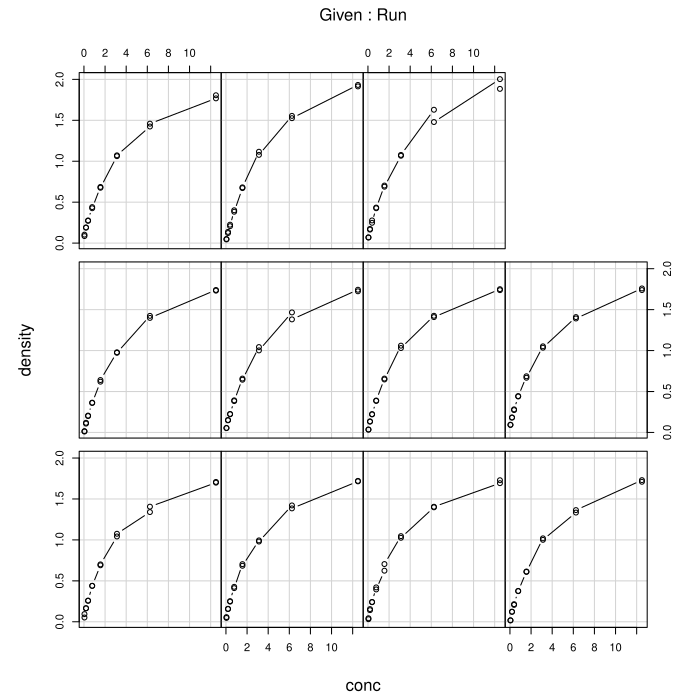

This figure's R source:
pkgname <- "datasets"
source(file.path(R.home("share"), "R", "examples-header.R"))
options(warn = 1)
library('datasets')

base::assign(".oldSearch", base::search(), pos = 'CheckExEnv')
base::assign(".old_wd", base::getwd(), pos = 'CheckExEnv')
cleanEx()
nameEx("AirPassengers")
### * AirPassengers

flush(stderr()); flush(stdout())

### Name: AirPassengers
### Title: Monthly Airline Passenger Numbers 1949-1960
### Aliases: AirPassengers
### Keywords: datasets

### ** Examples

## Not run: 
##D ## These are quite slow and so not run by example(AirPassengers)
##D 
##D ## The classic 'airline model', by full ML
##D (fit <- arima(log10(AirPassengers), c(0, 1, 1),
##D               seasonal = list(order = c(0, 1, 1), period = 12)))
##D update(fit, method = "CSS")
##D update(fit, x = window(log10(AirPassengers), start = 1954))
##D pred <- predict(fit, n.ahead = 24)
##D tl <- pred$pred - 1.96 * pred$se
##D tu <- pred$pred + 1.96 * pred$se
##D ts.plot(AirPassengers, 10^tl, 10^tu, log = "y", lty = c(1, 2, 2))
##D 
##D ## full ML fit is the same if the series is reversed, CSS fit is not
##D ap0 <- rev(log10(AirPassengers))
##D attributes(ap0) <- attributes(AirPassengers)
##D arima(ap0, c(0, 1, 1), seasonal = list(order = c(0, 1, 1), period = 12))
##D arima(ap0, c(0, 1, 1), seasonal = list(order = c(0, 1, 1), period = 12),
##D       method = "CSS")
##D 
##D ## Structural Time Series
##D ap <- log10(AirPassengers) - 2
##D (fit <- StructTS(ap, type = "BSM"))
##D par(mfrow = c(1, 2))
##D plot(cbind(ap, fitted(fit)), plot.type = "single")
##D plot(cbind(ap, tsSmooth(fit)), plot.type = "single")
## End(Not run)


cleanEx()
nameEx("BOD")
### * BOD

flush(stderr()); flush(stdout())

### Name: BOD
### Title: Biochemical Oxygen Demand
### Aliases: BOD
### Keywords: datasets

### ** Examples

## Don't show: 
options(show.nls.convergence=FALSE)
old <- options(digits = 5)
## End(Don't show)
require(stats)
# simplest form of fitting a first-order model to these data
fm1 <- nls(demand ~ A*(1-exp(-exp(lrc)*Time)), data = BOD,
           start = c(A = 20, lrc = log(.35)))
coef(fm1)
fm1
# using the plinear algorithm  (trace o/p differs by platform)
## IGNORE_RDIFF_BEGIN
fm2 <- nls(demand ~ (1-exp(-exp(lrc)*Time)), data = BOD,
           start = c(lrc = log(.35)), algorithm = "plinear", trace = TRUE)
## IGNORE_RDIFF_END
# using a self-starting model
fm3 <- nls(demand ~ SSasympOrig(Time, A, lrc), data = BOD)
summary(fm3)
## Don't show: 
options(old)
## End(Don't show)



cleanEx()
nameEx("ChickWeight")
### * ChickWeight

flush(stderr()); flush(stdout())

### Name: ChickWeight
### Title: Weight versus age of chicks on different diets
### Aliases: ChickWeight
### Keywords: datasets

### ** Examples


cleanEx()
nameEx("DNase")
### * DNase

flush(stderr()); flush(stdout())

### Name: DNase
### Title: Elisa assay of DNase
### Aliases: DNase
### Keywords: datasets

### ** Examples

require(stats); require(graphics)
## Don't show: 
options(show.nls.convergence=FALSE)
## End(Don't show)
coplot(density ~ conc | Run, data = DNase,
       show.given = FALSE, type = "b")
coplot(density ~ log(conc) | Run, data = DNase,
       show.given = FALSE, type = "b")
## fit a representative run
fm1 <- nls(density ~ SSlogis( log(conc), Asym, xmid, scal ),
    data = DNase, subset = Run == 1)
## compare with a four-parameter logistic
fm2 <- nls(density ~ SSfpl( log(conc), A, B, xmid, scal ),
    data = DNase, subset = Run == 1)
summary(fm2)
anova(fm1, fm2)



cleanEx()
nameEx("Formaldehyde")
### * Formaldehyde

flush(stderr()); flush(stdout())

### Name: Formaldehyde
### Title: Determination of Formaldehyde
### Aliases: Formaldehyde
### Keywords: datasets

### ** Examples

require(stats); require(graphics)
plot(optden ~ carb, data = Formaldehyde,
     xlab = "Carbohydrate (ml)", ylab = "Optical Density",
     main = "Formaldehyde data", col = 4, las = 1)
abline(fm1 <- lm(optden ~ carb, data = Formaldehyde))
summary(fm1)
opar <- par(mfrow = c(2, 2), oma = c(0, 0, 1.1, 0))
plot(fm1)
par(opar)



graphics::par(get("par.postscript", pos = 'CheckExEnv'))
cleanEx()
nameEx("HairEyeColor")
### * HairEyeColor

flush(stderr()); flush(stdout())

### Name: HairEyeColor
### Title: Hair and Eye Color of Statistics Students
### Aliases: HairEyeColor
### Keywords: datasets

### ** Examples

require(graphics)
## Full mosaic
mosaicplot(HairEyeColor)
## Aggregate over sex (as in Snee's original data)
x <- apply(HairEyeColor, c(1, 2), sum)
x
mosaicplot(x, main = "Relation between hair and eye color")



cleanEx()
nameEx("Harman23.cor")
### * Harman23.cor

flush(stderr()); flush(stdout())

### Name: Harman23.cor
### Title: Harman Example 2.3
### Aliases: Harman23.cor
### Keywords: datasets

### ** Examples

require(stats)
(Harman23.FA <- factanal(factors = 1, covmat = Harman23.cor))
for(factors in 2:4) print(update(Harman23.FA, factors = factors))



cleanEx()
nameEx("Harman74.cor")
### * Harman74.cor

flush(stderr()); flush(stdout())

### Name: Harman74.cor
### Title: Harman Example 7.4
### Aliases: Harman74.cor
### Keywords: datasets

### ** Examples

require(stats)
(Harman74.FA <- factanal(factors = 1, covmat = Harman74.cor))
for(factors in 2:5) print(update(Harman74.FA, factors = factors))
Harman74.FA <- factanal(factors = 5, covmat = Harman74.cor,
                        rotation = "promax")
print(Harman74.FA$loadings, sort = TRUE)



cleanEx()
nameEx("InsectSprays")
### * InsectSprays

flush(stderr()); flush(stdout())

### Name: InsectSprays
### Title: Effectiveness of Insect Sprays
### Aliases: InsectSprays
### Keywords: datasets

### ** Examples

require(stats); require(graphics)
boxplot(count ~ spray, data = InsectSprays,
        xlab = "Type of spray", ylab = "Insect count",
        main = "InsectSprays data", varwidth = TRUE, col = "lightgray")
fm1 <- aov(count ~ spray, data = InsectSprays)
summary(fm1)
opar <- par(mfrow = c(2, 2), oma = c(0, 0, 1.1, 0))
plot(fm1)
fm2 <- aov(sqrt(count) ~ spray, data = InsectSprays)
summary(fm2)
plot(fm2)
par(opar)



graphics::par(get("par.postscript", pos = 'CheckExEnv'))
cleanEx()
nameEx("JohnsonJohnson")
### * JohnsonJohnson

flush(stderr()); flush(stdout())

### Name: JohnsonJohnson
### Title: Quarterly Earnings per Johnson & Johnson Share
### Aliases: JohnsonJohnson
### Keywords: datasets

### ** Examples


cleanEx()
nameEx("LifeCycleSavings")
### * LifeCycleSavings

flush(stderr()); flush(stdout())

### Name: LifeCycleSavings
### Title: Intercountry Life-Cycle Savings Data
### Aliases: LifeCycleSavings
### Keywords: datasets

### ** Examples

require(stats); require(graphics)
pairs(LifeCycleSavings, panel = panel.smooth,
      main = "LifeCycleSavings data")
fm1 <- lm(sr ~ pop15 + pop75 + dpi + ddpi, data = LifeCycleSavings)
summary(fm1)



cleanEx()
nameEx("Loblolly")
### * Loblolly

flush(stderr()); flush(stdout())

### Name: Loblolly
### Title: Growth of Loblolly pine trees
### Aliases: Loblolly
### Keywords: datasets

### ** Examples

require(stats); require(graphics)
plot(height ~ age, data = Loblolly, subset = Seed == 329,
     xlab = "Tree age (yr)", las = 1,
     ylab = "Tree height (ft)",
     main = "Loblolly data and fitted curve (Seed 329 only)")
fm1 <- nls(height ~ SSasymp(age, Asym, R0, lrc),
           data = Loblolly, subset = Seed == 329)
age <- seq(0, 30, length.out = 101)
lines(age, predict(fm1, list(age = age)))



cleanEx()
nameEx("Nile")
### * Nile

flush(stderr()); flush(stdout())

### Name: Nile
### Title: Flow of the River Nile
### Aliases: Nile
### Keywords: datasets

### ** Examples

require(stats); require(graphics)
par(mfrow = c(2, 2))
plot(Nile)
acf(Nile)
pacf(Nile)
ar(Nile) # selects order 2
cpgram(ar(Nile)$resid)
par(mfrow = c(1, 1))
arima(Nile, c(2, 0, 0))

## Now consider missing values, following Durbin & Koopman
NileNA <- Nile
NileNA[c(21:40, 61:80)] <- NA
arima(NileNA, c(2, 0, 0))
plot(NileNA)
pred <-
   predict(arima(window(NileNA, 1871, 1890), c(2, 0, 0)), n.ahead = 20)
lines(pred$pred, lty = 3, col = "red")
lines(pred$pred + 2*pred$se, lty = 2, col = "blue")
lines(pred$pred - 2*pred$se, lty = 2, col = "blue")
pred <-
   predict(arima(window(NileNA, 1871, 1930), c(2, 0, 0)), n.ahead = 20)
lines(pred$pred, lty = 3, col = "red")
lines(pred$pred + 2*pred$se, lty = 2, col = "blue")
lines(pred$pred - 2*pred$se, lty = 2, col = "blue")

## Structural time series models
par(mfrow = c(3, 1))
plot(Nile)
## local level model
(fit <- StructTS(Nile, type = "level"))
lines(fitted(fit), lty = 2)              # contemporaneous smoothing
lines(tsSmooth(fit), lty = 2, col = 4)   # fixed-interval smoothing
plot(residuals(fit)); abline(h = 0, lty = 3)
## local trend model
(fit2 <- StructTS(Nile, type = "trend")) ## constant trend fitted
pred <- predict(fit, n.ahead = 30)
## with 50% confidence interval
ts.plot(Nile, pred$pred,
        pred$pred + 0.67*pred$se, pred$pred -0.67*pred$se)

## Now consider missing values
plot(NileNA)
(fit3 <- StructTS(NileNA, type = "level"))
lines(fitted(fit3), lty = 2)
lines(tsSmooth(fit3), lty = 3)
plot(residuals(fit3)); abline(h = 0, lty = 3)



graphics::par(get("par.postscript", pos = 'CheckExEnv'))
cleanEx()
nameEx("Orange")
### * Orange

flush(stderr()); flush(stdout())

### Name: Orange
### Title: Growth of Orange Trees
### Aliases: Orange
### Keywords: datasets

### ** Examples

require(stats); require(graphics)
coplot(circumference ~ age | Tree, data = Orange, show.given = FALSE)
fm1 <- nls(circumference ~ SSlogis(age, Asym, xmid, scal),
           data = Orange, subset = Tree == 3)
plot(circumference ~ age, data = Orange, subset = Tree == 3,
     xlab = "Tree age (days since 1968/12/31)",
     ylab = "Tree circumference (mm)", las = 1,
     main = "Orange tree data and fitted model (Tree 3 only)")
age <- seq(0, 1600, length.out = 101)
lines(age, predict(fm1, list(age = age)))



cleanEx()
nameEx("OrchardSprays")
### * OrchardSprays

flush(stderr()); flush(stdout())

### Name: OrchardSprays
### Title: Potency of Orchard Sprays
### Aliases: OrchardSprays
### Keywords: datasets

### ** Examples

require(graphics)
pairs(OrchardSprays, main = "OrchardSprays data")



cleanEx()
nameEx("PlantGrowth")
### * PlantGrowth

flush(stderr()); flush(stdout())

### Name: PlantGrowth
### Title: Results from an Experiment on Plant Growth
### Aliases: PlantGrowth
### Keywords: datasets

### ** Examples

## One factor ANOVA example from Dobson's book, cf. Table 7.4:
require(stats); require(graphics)
boxplot(weight ~ group, data = PlantGrowth, main = "PlantGrowth data",
        ylab = "Dried weight of plants", col = "lightgray",
        notch = TRUE, varwidth = TRUE)
anova(lm(weight ~ group, data = PlantGrowth))



cleanEx()
nameEx("Puromycin")
### * Puromycin

flush(stderr()); flush(stdout())

### Name: Puromycin
### Title: Reaction Velocity of an Enzymatic Reaction
### Aliases: Puromycin
### Keywords: datasets

### ** Examples

require(stats); require(graphics)
## Don't show: 
options(show.nls.convergence=FALSE)
## End(Don't show)
plot(rate ~ conc, data = Puromycin, las = 1,
     xlab = "Substrate concentration (ppm)",
     ylab = "Reaction velocity (counts/min/min)",
     pch = as.integer(Puromycin$state),
     col = as.integer(Puromycin$state),
     main = "Puromycin data and fitted Michaelis-Menten curves")
## simplest form of fitting the Michaelis-Menten model to these data
fm1 <- nls(rate ~ Vm * conc/(K + conc), data = Puromycin,
           subset = state == "treated",
           start = c(Vm = 200, K = 0.05))
fm2 <- nls(rate ~ Vm * conc/(K + conc), data = Puromycin,
           subset = state == "untreated",
           start = c(Vm = 160, K = 0.05))
summary(fm1)
summary(fm2)
## add fitted lines to the plot
conc <- seq(0, 1.2, length.out = 101)
lines(conc, predict(fm1, list(conc = conc)), lty = 1, col = 1)
lines(conc, predict(fm2, list(conc = conc)), lty = 2, col = 2)
legend(0.8, 120, levels(Puromycin$state),
       col = 1:2, lty = 1:2, pch = 1:2)

## using partial linearity
fm3 <- nls(rate ~ conc/(K + conc), data = Puromycin,
           subset = state == "treated", start = c(K = 0.05),
           algorithm = "plinear")



cleanEx()
nameEx("Theoph")
### * Theoph

flush(stderr()); flush(stdout())

### Name: Theoph
### Title: Pharmacokinetics of Theophylline
### Aliases: Theoph
### Keywords: datasets

### ** Examples

require(stats); require(graphics)
## Don't show: 
options(show.nls.convergence=FALSE)
## End(Don't show)
coplot(conc ~ Time | Subject, data = Theoph, show.given = FALSE)
Theoph.4 <- subset(Theoph, Subject == 4)
fm1 <- nls(conc ~ SSfol(Dose, Time, lKe, lKa, lCl),
           data = Theoph.4)
summary(fm1)
plot(conc ~ Time, data = Theoph.4,
     xlab = "Time since drug administration (hr)",
     ylab = "Theophylline concentration (mg/L)",
     main = "Observed concentrations and fitted model",
     sub  = "Theophylline data - Subject 4 only",
     las = 1, col = 4)
xvals <- seq(0, par("usr")[2], length.out = 55)
lines(xvals, predict(fm1, newdata = list(Time = xvals)),
      col = 4)



graphics::par(get("par.postscript", pos = 'CheckExEnv'))
cleanEx()
nameEx("Titanic")
### * Titanic

flush(stderr()); flush(stdout())

### Name: Titanic
### Title: Survival of passengers on the Titanic
### Aliases: Titanic
### Keywords: datasets

### ** Examples

require(graphics)
mosaicplot(Titanic, main = "Survival on the Titanic")
## Higher survival rates in children?
apply(Titanic, c(3, 4), sum)
## Higher survival rates in females?
apply(Titanic, c(2, 4), sum)
## Use loglm() in package 'MASS' for further analysis ...



cleanEx()
nameEx("ToothGrowth")
### * ToothGrowth

flush(stderr()); flush(stdout())

### Name: ToothGrowth
### Title: The Effect of Vitamin C on Tooth Growth in Guinea Pigs
### Aliases: ToothGrowth
### Keywords: datasets

### ** Examples

require(graphics)
coplot(len ~ dose | supp, data = ToothGrowth, panel = panel.smooth,
       xlab = "ToothGrowth data: length vs dose, given type of supplement")



cleanEx()
nameEx("UCBAdmissions")
### * UCBAdmissions

flush(stderr()); flush(stdout())

### Name: UCBAdmissions
### Title: Student Admissions at UC Berkeley
### Aliases: UCBAdmissions
### Keywords: datasets

### ** Examples

require(graphics)
## Data aggregated over departments
apply(UCBAdmissions, c(1, 2), sum)
mosaicplot(apply(UCBAdmissions, c(1, 2), sum),
           main = "Student admissions at UC Berkeley")
## Data for individual departments
opar <- par(mfrow = c(2, 3), oma = c(0, 0, 2, 0))
for(i in 1:6)
  mosaicplot(UCBAdmissions[,,i],
    xlab = "Admit", ylab = "Sex",
    main = paste("Department", LETTERS[i]))
mtext(expression(bold("Student admissions at UC Berkeley")),
      outer = TRUE, cex = 1.5)
par(opar)



graphics::par(get("par.postscript", pos = 'CheckExEnv'))
cleanEx()
nameEx("UKDriverDeaths")
### * UKDriverDeaths

flush(stderr()); flush(stdout())

### Name: UKDriverDeaths
### Title: Road Casualties in Great Britain 1969-84
### Aliases: UKDriverDeaths Seatbelts
### Keywords: datasets

### ** Examples

require(stats); require(graphics)
## work with pre-seatbelt period to identify a model, use logs
work <- window(log10(UKDriverDeaths), end = 1982+11/12)
par(mfrow = c(3, 1))
plot(work); acf(work); pacf(work)
par(mfrow = c(1, 1))
(fit <- arima(work, c(1, 0, 0), seasonal = list(order = c(1, 0, 0))))
z <- predict(fit, n.ahead = 24)
ts.plot(log10(UKDriverDeaths), z$pred, z$pred+2*z$se, z$pred-2*z$se,
        lty = c(1, 3, 2, 2), col = c("black", "red", "blue", "blue"))

## now see the effect of the explanatory variables
X <- Seatbelts[, c("kms", "PetrolPrice", "law")]
X[, 1] <- log10(X[, 1]) - 4
arima(log10(Seatbelts[, "drivers"]), c(1, 0, 0),
      seasonal = list(order = c(1, 0, 0)), xreg = X)



graphics::par(get("par.postscript", pos = 'CheckExEnv'))
cleanEx()
nameEx("UKLungDeaths")
### * UKLungDeaths

flush(stderr()); flush(stdout())

### Name: UKLungDeaths
### Title: Monthly Deaths from Lung Diseases in the UK
### Aliases: UKLungDeaths ldeaths fdeaths mdeaths
### Keywords: datasets

### ** Examples

require(stats); require(graphics) # for time
plot(ldeaths)
plot(mdeaths, fdeaths)
## Better labels:
yr <- floor(tt <- time(mdeaths))
plot(mdeaths, fdeaths,
     xy.labels = paste(month.abb[12*(tt - yr)], yr-1900, sep = "'"))



cleanEx()
nameEx("UKgas")
### * UKgas

flush(stderr()); flush(stdout())

### Name: UKgas
### Title: UK Quarterly Gas Consumption
### Aliases: UKgas
### Keywords: datasets

### ** Examples

## maybe str(UKgas) ; plot(UKgas) ...



cleanEx()
nameEx("USArrests")
### * USArrests

flush(stderr()); flush(stdout())

### Name: USArrests
### Title: Violent Crime Rates by US State
### Aliases: USArrests
### Keywords: datasets

### ** Examples

summary(USArrests)

require(graphics)
pairs(USArrests, panel = panel.smooth, main = "USArrests data")

## Difference between 'USArrests' and its correction
USArrests["Maryland", "UrbanPop"] # 67 -- the transcription error
UA.C <- USArrests
UA.C["Maryland", "UrbanPop"] <- 76.6

## also +/- 0.5 to restore the original  <n>.5  percentages
s5u <- c("Colorado", "Florida", "Mississippi", "Wyoming")
s5d <- c("Nebraska", "Pennsylvania")
UA.C[s5u, "UrbanPop"] <- UA.C[s5u, "UrbanPop"] + 0.5
UA.C[s5d, "UrbanPop"] <- UA.C[s5d, "UrbanPop"] - 0.5

## ==> UA.C  is now a *C*orrected version of  USArrests



cleanEx()
nameEx("USJudgeRatings")
### * USJudgeRatings

flush(stderr()); flush(stdout())

### Name: USJudgeRatings
### Title: Lawyers' Ratings of State Judges in the US Superior Court
### Aliases: USJudgeRatings
### Keywords: datasets

### ** Examples

require(graphics)
pairs(USJudgeRatings, main = "USJudgeRatings data")



cleanEx()
nameEx("USPersonalExpenditure")
### * USPersonalExpenditure

flush(stderr()); flush(stdout())

### Name: USPersonalExpenditure
### Title: Personal Expenditure Data
### Aliases: USPersonalExpenditure
### Keywords: datasets

### ** Examples

require(stats) # for medpolish
USPersonalExpenditure
medpolish(log10(USPersonalExpenditure))



cleanEx()
nameEx("VADeaths")
### * VADeaths

flush(stderr()); flush(stdout())

### Name: VADeaths
### Title: Death Rates in Virginia (1940)
### Aliases: VADeaths
### Keywords: datasets

### ** Examples

require(stats); require(graphics)
n <- length(dr <- c(VADeaths))
nam <- names(VADeaths)
d.VAD <- data.frame(
 Drate = dr,
 age = rep(ordered(rownames(VADeaths)), length.out = n),
 gender = gl(2, 5, n, labels = c("M", "F")),
 site =  gl(2, 10, labels = c("rural", "urban")))
coplot(Drate ~ as.numeric(age) | gender * site, data = d.VAD,
       panel = panel.smooth, xlab = "VADeaths data - Given: gender")
summary(aov.VAD <- aov(Drate ~ .^2, data = d.VAD))
opar <- par(mfrow = c(2, 2), oma = c(0, 0, 1.1, 0))
plot(aov.VAD)
par(opar)



graphics::par(get("par.postscript", pos = 'CheckExEnv'))
cleanEx()
nameEx("WWWusage")
### * WWWusage

flush(stderr()); flush(stdout())

### Name: WWWusage
### Title: Internet Usage per Minute
### Aliases: WWWusage
### Keywords: datasets

### ** Examples

require(graphics)
work <- diff(WWWusage)
par(mfrow = c(2, 1)); plot(WWWusage); plot(work)
## Not run: 
##D require(stats)
##D aics <- matrix(, 6, 6, dimnames = list(p = 0:5, q = 0:5))
##D for(q in 1:5) aics[1, 1+q] <- arima(WWWusage, c(0, 1, q),
##D     optim.control = list(maxit = 500))$aic
##D for(p in 1:5)
##D    for(q in 0:5) aics[1+p, 1+q] <- arima(WWWusage, c(p, 1, q),
##D        optim.control = list(maxit = 500))$aic
##D round(aics - min(aics, na.rm = TRUE), 2)
## End(Not run)


graphics::par(get("par.postscript", pos = 'CheckExEnv'))
cleanEx()
nameEx("WorldPhones")
### * WorldPhones

flush(stderr()); flush(stdout())

### Name: WorldPhones
### Title: The World's Telephones
### Aliases: WorldPhones
### Keywords: datasets

### ** Examples

require(graphics)
matplot(rownames(WorldPhones), WorldPhones, type = "b", log = "y",
        xlab = "Year", ylab = "Number of telephones (1000's)")
legend(1951.5, 80000, colnames(WorldPhones), col = 1:6, lty = 1:5,
       pch = rep(21, 7))
title(main = "World phones data: log scale for response")



cleanEx()
nameEx("ability.cov")
### * ability.cov

flush(stderr()); flush(stdout())

### Name: ability.cov
### Title: Ability and Intelligence Tests
### Aliases: ability.cov
### Keywords: datasets

### ** Examples


cleanEx()
nameEx("airmiles")
### * airmiles

flush(stderr()); flush(stdout())

### Name: airmiles
### Title: Passenger Miles on Commercial US Airlines, 1937-1960
### Aliases: airmiles
### Keywords: datasets

### ** Examples

require(graphics)
plot(airmiles, main = "airmiles data",
     xlab = "Passenger-miles flown by U.S. commercial airlines", col = 4)



cleanEx()
nameEx("airquality")
### * airquality

flush(stderr()); flush(stdout())

### Name: airquality
### Title: New York Air Quality Measurements
### Aliases: airquality
### Keywords: datasets

### ** Examples

require(graphics)
pairs(airquality, panel = panel.smooth, main = "airquality data")



cleanEx()
nameEx("anscombe")
### * anscombe

flush(stderr()); flush(stdout())

### Name: anscombe
### Title: Anscombe's Quartet of 'Identical' Simple Linear Regressions
### Aliases: anscombe
### Keywords: datasets

### ** Examples

require(stats); require(graphics)
summary(anscombe)

##-- now some "magic" to do the 4 regressions in a loop:
ff <- y ~ x
mods <- setNames(as.list(1:4), paste0("lm", 1:4))
for(i in 1:4) {
  ff[2:3] <- lapply(paste0(c("y","x"), i), as.name)
  ## or   ff[[2]] <- as.name(paste0("y", i))
  ##      ff[[3]] <- as.name(paste0("x", i))
  mods[[i]] <- lmi <- lm(ff, data = anscombe)
  print(anova(lmi))
}

## See how close they are (numerically!)
sapply(mods, coef)
lapply(mods, function(fm) coef(summary(fm)))

## Now, do what you should have done in the first place: PLOTS
op <- par(mfrow = c(2, 2), mar = 0.1+c(4,4,1,1), oma =  c(0, 0, 2, 0))
for(i in 1:4) {
  ff[2:3] <- lapply(paste0(c("y","x"), i), as.name)
  plot(ff, data = anscombe, col = "red", pch = 21, bg = "orange", cex = 1.2,
       xlim = c(3, 19), ylim = c(3, 13))
  abline(mods[[i]], col = "blue")
}
mtext("Anscombe's 4 Regression data sets", outer = TRUE, cex = 1.5)
par(op)



graphics::par(get("par.postscript", pos = 'CheckExEnv'))
cleanEx()
nameEx("attenu")
### * attenu

flush(stderr()); flush(stdout())

### Name: attenu
### Title: The Joyner-Boore Attenuation Data
### Aliases: attenu
### Keywords: datasets

### ** Examples

require(graphics)
## check the data class of the variables
sapply(attenu, data.class)
summary(attenu)
pairs(attenu, main = "attenu data")
coplot(accel ~ dist | as.factor(event), data = attenu, show.given = FALSE)
coplot(log(accel) ~ log(dist) | as.factor(event),
       data = attenu, panel = panel.smooth, show.given = FALSE)



cleanEx()
nameEx("attitude")
### * attitude

flush(stderr()); flush(stdout())

### Name: attitude
### Title: The Chatterjee-Price Attitude Data
### Aliases: attitude
### Keywords: datasets

### ** Examples

require(stats); require(graphics)
pairs(attitude, main = "attitude data")
summary(attitude)
summary(fm1 <- lm(rating ~ ., data = attitude))
opar <- par(mfrow = c(2, 2), oma = c(0, 0, 1.1, 0),
            mar = c(4.1, 4.1, 2.1, 1.1))
plot(fm1)
summary(fm2 <- lm(rating ~ complaints, data = attitude))
plot(fm2)
par(opar)



graphics::par(get("par.postscript", pos = 'CheckExEnv'))
cleanEx()
nameEx("beavers")
### * beavers

flush(stderr()); flush(stdout())

### Name: beavers
### Title: Body Temperature Series of Two Beavers
### Aliases: beavers beaver1 beaver2
### Keywords: datasets

### ** Examples

require(graphics)
(yl <- range(beaver1$temp, beaver2$temp))

beaver.plot <- function(bdat, ...) {
  nam <- deparse(substitute(bdat))
  with(bdat, {
    # Hours since start of day:
    hours <- time %/% 100 + 24*(day - day[1]) + (time %% 100)/60
    plot (hours, temp, type = "l", ...,
          main = paste(nam, "body temperature"))
    abline(h = 37.5, col = "gray", lty = 2)
    is.act <- activ == 1
    points(hours[is.act], temp[is.act], col = 2, cex = .8)
  })
}
op <- par(mfrow = c(2, 1), mar = c(3, 3, 4, 2), mgp = 0.9 * 2:0)
 beaver.plot(beaver1, ylim = yl)
 beaver.plot(beaver2, ylim = yl)
par(op)



graphics::par(get("par.postscript", pos = 'CheckExEnv'))
cleanEx()
nameEx("cars")
### * cars

flush(stderr()); flush(stdout())

### Name: cars
### Title: Speed and Stopping Distances of Cars
### Aliases: cars
### Keywords: datasets

### ** Examples

require(stats); require(graphics)
plot(cars, xlab = "Speed (mph)", ylab = "Stopping distance (ft)",
     las = 1)
lines(lowess(cars$speed, cars$dist, f = 2/3, iter = 3), col = "red")
title(main = "cars data")
plot(cars, xlab = "Speed (mph)", ylab = "Stopping distance (ft)",
     las = 1, log = "xy")
title(main = "cars data (logarithmic scales)")
lines(lowess(cars$speed, cars$dist, f = 2/3, iter = 3), col = "red")
summary(fm1 <- lm(log(dist) ~ log(speed), data = cars))
opar <- par(mfrow = c(2, 2), oma = c(0, 0, 1.1, 0),
            mar = c(4.1, 4.1, 2.1, 1.1))
plot(fm1)
par(opar)

## An example of polynomial regression
plot(cars, xlab = "Speed (mph)", ylab = "Stopping distance (ft)",
    las = 1, xlim = c(0, 25))
d <- seq(0, 25, length.out = 200)
for(degree in 1:4) {
  fm <- lm(dist ~ poly(speed, degree), data = cars)
  assign(paste("cars", degree, sep = "."), fm)
  lines(d, predict(fm, data.frame(speed = d)), col = degree)
}
anova(cars.1, cars.2, cars.3, cars.4)



graphics::par(get("par.postscript", pos = 'CheckExEnv'))
cleanEx()
nameEx("chickwts")
### * chickwts

flush(stderr()); flush(stdout())

### Name: chickwts
### Title: Chicken Weights by Feed Type
### Aliases: chickwts
### Keywords: datasets

### ** Examples

require(stats); require(graphics)
boxplot(weight ~ feed, data = chickwts, col = "lightgray",
    varwidth = TRUE, notch = TRUE, main = "chickwt data",
    ylab = "Weight at six weeks (gm)")
anova(fm1 <- lm(weight ~ feed, data = chickwts))
opar <- par(mfrow = c(2, 2), oma = c(0, 0, 1.1, 0),
            mar = c(4.1, 4.1, 2.1, 1.1))
plot(fm1)
par(opar)



graphics::par(get("par.postscript", pos = 'CheckExEnv'))
cleanEx()
nameEx("co2")
### * co2

flush(stderr()); flush(stdout())

### Name: co2
### Title: Mauna Loa Atmospheric CO2 Concentration
### Aliases: co2
### Keywords: datasets

### ** Examples

require(graphics)
plot(co2, ylab = expression("Atmospheric concentration of CO"[2]),
     las = 1)
title(main = "co2 data set")



cleanEx()
nameEx("crimtab")
### * crimtab

flush(stderr()); flush(stdout())

### Name: crimtab
### Title: Student's 3000 Criminals Data
### Aliases: crimtab
### Keywords: datasets

### ** Examples

require(stats)
dim(crimtab)
utils::str(crimtab)
## for nicer printing:
local({cT <- crimtab
       colnames(cT) <- substring(colnames(cT), 2, 3)
       print(cT, zero.print = " ")
})

## Repeat Student's experiment:

# 1) Reconstitute 3000 raw data for heights in inches and rounded to
#    nearest integer as in Student's paper:

(heIn <- round(as.numeric(colnames(crimtab)) / 2.54))
d.hei <- data.frame(height = rep(heIn, colSums(crimtab)))

# 2) shuffle the data:

set.seed(1)
d.hei <- d.hei[sample(1:3000), , drop = FALSE]

# 3) Make 750 samples each of size 4:

d.hei$sample <- as.factor(rep(1:750, each = 4))

# 4) Compute the means and standard deviations (n) for the 750 samples:

h.mean <- with(d.hei, tapply(height, sample, FUN = mean))
h.sd   <- with(d.hei, tapply(height, sample, FUN = sd)) * sqrt(3/4)

# 5) Compute the difference between the mean of each sample and
#    the mean of the population and then divide by the
#    standard deviation of the sample:

zobs <- (h.mean - mean(d.hei[,"height"]))/h.sd

# 6) Replace infinite values by +/- 6 as in Student's paper:

zobs[infZ <- is.infinite(zobs)] # none of them 
zobs[infZ] <- 6 * sign(zobs[infZ])

# 7) Plot the distribution:

require(grDevices); require(graphics)
hist(x = zobs, probability = TRUE, xlab = "Student's z",
     col = grey(0.8), border = grey(0.5),
     main = "Distribution of Student's z score  for 'crimtab' data")



cleanEx()
nameEx("discoveries")
### * discoveries

flush(stderr()); flush(stdout())

### Name: discoveries
### Title: Yearly Numbers of Important Discoveries
### Aliases: discoveries
### Keywords: datasets

### ** Examples

require(graphics)
plot(discoveries, ylab = "Number of important discoveries",
     las = 1)
title(main = "discoveries data set")



cleanEx()
nameEx("esoph")
### * esoph

flush(stderr()); flush(stdout())

### Name: esoph
### Title: Smoking, Alcohol and (O)esophageal Cancer
### Aliases: esoph
### Keywords: datasets

### ** Examples

require(stats)
require(graphics) # for mosaicplot
summary(esoph)
## effects of alcohol, tobacco and interaction, age-adjusted
model1 <- glm(cbind(ncases, ncontrols) ~ agegp + tobgp * alcgp,
              data = esoph, family = binomial())
anova(model1)
## Try a linear effect of alcohol and tobacco
model2 <- glm(cbind(ncases, ncontrols) ~ agegp + unclass(tobgp)
                                         + unclass(alcgp),
              data = esoph, family = binomial())
summary(model2)
## Re-arrange data for a mosaic plot
ttt <- table(esoph$agegp, esoph$alcgp, esoph$tobgp)
o <- with(esoph, order(tobgp, alcgp, agegp))
ttt[ttt == 1] <- esoph$ncases[o]
tt1 <- table(esoph$agegp, esoph$alcgp, esoph$tobgp)
tt1[tt1 == 1] <- esoph$ncontrols[o]
tt <- array(c(ttt, tt1), c(dim(ttt),2),
            c(dimnames(ttt), list(c("Cancer", "control"))))
mosaicplot(tt, main = "esoph data set", color = TRUE)



cleanEx()
nameEx("euro")
### * euro

flush(stderr()); flush(stdout())

### Name: euro
### Title: Conversion Rates of Euro Currencies
### Aliases: euro euro.cross
### Keywords: datasets

### ** Examples

cbind(euro)

## These relations hold:
euro == signif(euro, 6) # [6 digit precision in Euro's definition]
all(euro.cross == outer(1/euro, euro))

## Convert 20 Euro to Belgian Franc
20 * euro["BEF"]
## Convert 20 Austrian Schilling to Euro
20 / euro["ATS"]
## Convert 20 Spanish Pesetas to Italian Lira
20 * euro.cross["ESP", "ITL"]

require(graphics)
dotchart(euro,
         main = "euro data: 1 Euro in currency unit")
dotchart(1/euro,
         main = "euro data: 1 currency unit in Euros")
dotchart(log(euro, 10),
         main = "euro data: log10(1 Euro in currency unit)")



cleanEx()
nameEx("faithful")
### * faithful

flush(stderr()); flush(stdout())

### Name: faithful
### Title: Old Faithful Geyser Data
### Aliases: faithful
### Keywords: datasets

### ** Examples

require(stats); require(graphics)
f.tit <-  "faithful data: Eruptions of Old Faithful"

ne60 <- round(e60 <- 60 * faithful$eruptions)
all.equal(e60, ne60)             # relative diff. ~ 1/10000
table(zapsmall(abs(e60 - ne60))) # 0, 0.02 or 0.04
faithful$better.eruptions <- ne60 / 60
te <- table(ne60)
te[te >= 4]                      # (too) many multiples of 5 !
plot(names(te), te, type = "h", main = f.tit, xlab = "Eruption time (sec)")

plot(faithful[, -3], main = f.tit,
     xlab = "Eruption time (min)",
     ylab = "Waiting time to next eruption (min)")
lines(lowess(faithful$eruptions, faithful$waiting, f = 2/3, iter = 3),
      col = "red")



cleanEx()
nameEx("freeny")
### * freeny

flush(stderr()); flush(stdout())

### Name: freeny
### Title: Freeny's Revenue Data
### Aliases: freeny freeny.x freeny.y
### Keywords: datasets

### ** Examples

require(stats); require(graphics)
summary(freeny)
pairs(freeny, main = "freeny data")
# gives warning: freeny$y has class "ts"

summary(fm1 <- lm(y ~ ., data = freeny))
opar <- par(mfrow = c(2, 2), oma = c(0, 0, 1.1, 0),
            mar = c(4.1, 4.1, 2.1, 1.1))
plot(fm1)
par(opar)



graphics::par(get("par.postscript", pos = 'CheckExEnv'))
cleanEx()
nameEx("infert")
### * infert

flush(stderr()); flush(stdout())

### Name: infert
### Title: Infertility after Spontaneous and Induced Abortion
### Aliases: infert
### Keywords: datasets

### ** Examples

require(stats)
model1 <- glm(case ~ spontaneous+induced, data = infert, family = binomial())
summary(model1)
## adjusted for other potential confounders:
summary(model2 <- glm(case ~ age+parity+education+spontaneous+induced,
                     data = infert, family = binomial()))
## Really should be analysed by conditional logistic regression
## which is in the survival package



cleanEx()
nameEx("iris")
### * iris

flush(stderr()); flush(stdout())

### Name: iris
### Title: Edgar Anderson's Iris Data
### Aliases: iris iris3
### Keywords: datasets

### ** Examples

dni3 <- dimnames(iris3)
ii <- data.frame(matrix(aperm(iris3, c(1,3,2)), ncol = 4,
                        dimnames = list(NULL, sub(" L.",".Length",
                                        sub(" W.",".Width", dni3[[2]])))),
    Species = gl(3, 50, labels = sub("S", "s", sub("V", "v", dni3[[3]]))))
all.equal(ii, iris) # TRUE



cleanEx()
nameEx("islands")
### * islands

flush(stderr()); flush(stdout())

### Name: islands
### Title: Areas of the World's Major Landmasses
### Aliases: islands
### Keywords: datasets

### ** Examples

require(graphics)
dotchart(log(islands, 10),
   main = "islands data: log10(area) (log10(sq. miles))")
dotchart(log(islands[order(islands)], 10),
   main = "islands data: log10(area) (log10(sq. miles))")



cleanEx()
nameEx("longley")
### * longley

flush(stderr()); flush(stdout())

### Name: longley
### Title: Longley's Economic Regression Data
### Aliases: longley
### Keywords: datasets

### ** Examples

require(stats); require(graphics)
## give the data set in the form it is used in S-PLUS:
longley.x <- data.matrix(longley[, 1:6])
longley.y <- longley[, "Employed"]
pairs(longley, main = "longley data")
summary(fm1 <- lm(Employed ~ ., data = longley))
opar <- par(mfrow = c(2, 2), oma = c(0, 0, 1.1, 0),
            mar = c(4.1, 4.1, 2.1, 1.1))
plot(fm1)
par(opar)



graphics::par(get("par.postscript", pos = 'CheckExEnv'))
cleanEx()
nameEx("morley")
### * morley

flush(stderr()); flush(stdout())

### Name: morley
### Title: Michelson Speed of Light Data
### Aliases: morley
### Keywords: datasets

### ** Examples

require(stats); require(graphics)
michelson <- transform(morley,
                       Expt = factor(Expt), Run = factor(Run))
xtabs(~ Expt + Run, data = michelson)  # 5 x 20 balanced (two-way)
plot(Speed ~ Expt, data = michelson,
     main = "Speed of Light Data", xlab = "Experiment No.")
fm <- aov(Speed ~ Run + Expt, data = michelson)
summary(fm)
fm0 <- update(fm, . ~ . - Run)
anova(fm0, fm)



cleanEx()
nameEx("mtcars")
### * mtcars

flush(stderr()); flush(stdout())

### Name: mtcars
### Title: Motor Trend Car Road Tests
### Aliases: mtcars
### Keywords: datasets

### ** Examples

require(graphics)
pairs(mtcars, main = "mtcars data", gap = 1/4)
coplot(mpg ~ disp | as.factor(cyl), data = mtcars,
       panel = panel.smooth, rows = 1)
## possibly more meaningful, e.g., for summary() or bivariate plots:
mtcars2 <- within(mtcars, {
   vs <- factor(vs, labels = c("V", "S"))
   am <- factor(am, labels = c("automatic", "manual"))
   cyl  <- ordered(cyl)
   gear <- ordered(gear)
   carb <- ordered(carb)
})
summary(mtcars2)



cleanEx()
nameEx("nhtemp")
### * nhtemp

flush(stderr()); flush(stdout())

### Name: nhtemp
### Title: Average Yearly Temperatures in New Haven
### Aliases: nhtemp
### Keywords: datasets

### ** Examples

require(stats); require(graphics)
plot(nhtemp, main = "nhtemp data",
  ylab = "Mean annual temperature in New Haven, CT (deg. F)")



cleanEx()
nameEx("nottem")
### * nottem

flush(stderr()); flush(stdout())

### Name: nottem
### Title: Average Monthly Temperatures at Nottingham, 1920-1939
### Aliases: nottem
### Keywords: datasets

### ** Examples



cleanEx()
nameEx("npk")
### * npk

flush(stderr()); flush(stdout())

### Name: npk
### Title: Classical N, P, K Factorial Experiment
### Aliases: npk
### Keywords: datasets

### ** Examples


cleanEx()
nameEx("occupationalStatus")
### * occupationalStatus

flush(stderr()); flush(stdout())

### Name: occupationalStatus
### Title: Occupational Status of Fathers and their Sons
### Aliases: occupationalStatus
### Keywords: datasets

### ** Examples

require(stats); require(graphics)

plot(occupationalStatus)

##  Fit a uniform association model separating diagonal effects
Diag <- as.factor(diag(1:8))
Rscore <- scale(as.numeric(row(occupationalStatus)), scale = FALSE)
Cscore <- scale(as.numeric(col(occupationalStatus)), scale = FALSE)
modUnif <- glm(Freq ~ origin + destination + Diag + Rscore:Cscore,
               family = poisson, data = occupationalStatus)

summary(modUnif)
plot(modUnif) # 4 plots, with warning about  h_ii ~= 1



cleanEx()
nameEx("precip")
### * precip

flush(stderr()); flush(stdout())

### Name: precip
### Title: Annual Precipitation in US Cities
### Aliases: precip
### Keywords: datasets

### ** Examples

require(graphics)
dotchart(precip[order(precip)], main = "precip data")
title(sub = "Average annual precipitation (in.)")

## Old ("wrong") version of dataset (just name change):
precip.O <- local({
   p <- precip; names(p)[names(p) == "Cincinnati"] <- "Cincinati" ; p })
stopifnot(all(precip == precip.O),
	  match("Cincinnati", names(precip)) == 46,
	  identical(names(precip)[-46], names(precip.O)[-46]))



cleanEx()
nameEx("presidents")
### * presidents

flush(stderr()); flush(stdout())

### Name: presidents
### Title: Quarterly Approval Ratings of US Presidents
### Aliases: presidents
### Keywords: datasets

### ** Examples

require(stats); require(graphics)
plot(presidents, las = 1, ylab = "Approval rating (%)",
     main = "presidents data")



cleanEx()
nameEx("pressure")
### * pressure

flush(stderr()); flush(stdout())

### Name: pressure
### Title: Vapor Pressure of Mercury as a Function of Temperature
### Aliases: pressure
### Keywords: datasets

### ** Examples

require(graphics)
plot(pressure, xlab = "Temperature (deg C)",
     ylab = "Pressure (mm of Hg)",
     main = "pressure data: Vapor Pressure of Mercury")
plot(pressure, xlab = "Temperature (deg C)",  log = "y",
     ylab = "Pressure (mm of Hg)",
     main = "pressure data: Vapor Pressure of Mercury")



cleanEx()
nameEx("quakes")
### * quakes

flush(stderr()); flush(stdout())

### Name: quakes
### Title: Locations of Earthquakes off Fiji
### Aliases: quakes
### Keywords: datasets

### ** Examples

require(graphics)
pairs(quakes, main = "Fiji Earthquakes, N = 1000", cex.main = 1.2, pch = ".")



cleanEx()
nameEx("randu")
### * randu

flush(stderr()); flush(stdout())

### Name: randu
### Title: Random Numbers from Congruential Generator RANDU
### Aliases: randu
### Keywords: datasets

### ** Examples




cleanEx()
nameEx("sleep")
### * sleep

flush(stderr()); flush(stdout())

### Name: sleep
### Title: Student's Sleep Data
### Aliases: sleep
### Keywords: datasets

### ** Examples

require(stats)
## Student's paired t-test
with(sleep,
     t.test(extra[group == 1],
            extra[group == 2], paired = TRUE))

## The sleep *prolongations*
sleep1 <- with(sleep, extra[group == 2] - extra[group == 1])
summary(sleep1)
stripchart(sleep1, method = "stack", xlab = "hours",
           main = "Sleep prolongation (n = 10)")
boxplot(sleep1, horizontal = TRUE, add = TRUE,
        at = .6, pars = list(boxwex = 0.5, staplewex = 0.25))



cleanEx()
nameEx("stackloss")
### * stackloss

flush(stderr()); flush(stdout())

### Name: stackloss
### Title: Brownlee's Stack Loss Plant Data
### Aliases: stackloss stack.loss stack.x
### Keywords: datasets

### ** Examples

require(stats)
summary(lm.stack <- lm(stack.loss ~ stack.x))



cleanEx()
nameEx("state")
### * state

flush(stderr()); flush(stdout())

### Encoding: UTF-8

### Name: state
### Title: US State Facts and Figures
### Aliases: state state.abb state.area state.center state.division
###   state.name state.region state.x77
### Keywords: datasets

### ** Examples

(dst <- dxy <- data.frame(state.center, row.names=state.abb))
## Alaska and Hawaii are placed just off the West Coast (for compact map drawing):
dst[c("AK", "HI"),]
## state.center2 := version of state.center with "correct" coordinates for AK & HI:
## From https://pubs.usgs.gov/gip/Elevations-Distances/elvadist.html#Geographic%20Centers
##   Alaska   63°50' N., 152°00' W., 60 miles northwest of Mount McKinley
##   Hawaii   20°15' N., 156°20' W., off Maui Island
dxy["AK",] <- c(-152.  , 63.83) # or  c(-152.11, 65.17)
dxy["HI",] <- c(-156.33, 20.25) # or  c(-156.69, 20.89)
state.center2 <- as.list(dxy)

plot(dxy, asp=1.2, pch=3, col=2)
text(state.center2, state.abb, cex=1/2, pos=4, offset=1/4)
i <- c("AK","HI")
do.call(arrows, c(setNames(c(dst[i,], dxy[i,]), c("x0","y0", "x1","y1")),
                  col=adjustcolor(4, .7), length=1/8))
points(dst[i,], col=2)
if(FALSE) { # if(require("maps")) {
   map("state", interior = FALSE,          add = TRUE)
   map("state", boundary = FALSE, lty = 2, add = TRUE)
}



cleanEx()
nameEx("sunspot.month")
### * sunspot.month

flush(stderr()); flush(stdout())

### Name: sunspot.month
### Title: Monthly Sunspot Data, from 1749 to "Present"
### Aliases: sunspot.month
### Keywords: datasets

### ** Examples

require(stats); require(graphics)
## Compare the monthly series
plot (sunspot.month,
      main="sunspot.month & sunspots [package'datasets']", col=2)
lines(sunspots) # -> faint differences where they overlap

## Now look at the difference :
all(tsp(sunspots)     [c(1,3)] ==
    tsp(sunspot.month)[c(1,3)]) ## Start & Periodicity are the same
n1 <- length(sunspots)
table(eq <- sunspots == sunspot.month[1:n1]) #>  132  are different !
i <- which(!eq)
rug(time(eq)[i])
s1 <- sunspots[i] ; s2 <- sunspot.month[i]
cbind(i = i, time = time(sunspots)[i], sunspots = s1, ss.month = s2,
      perc.diff = round(100*2*abs(s1-s2)/(s1+s2), 1))

## How to recreate the "old" sunspot.month (R <= 3.0.3):
.sunspot.diff <- cbind(
    i = c(1202L, 1256L, 1258L, 1301L, 1407L, 1429L, 1452L, 1455L,
          1663L, 2151L, 2329L, 2498L, 2594L, 2694L, 2819L),
    res10 = c(1L, 1L, 1L, -1L, -1L, -1L, 1L, -1L,
          1L, 1L, 1L, 1L, 1L, 20L, 1L))
ssm0 <- sunspot.month[1:2988]
with(as.data.frame(.sunspot.diff), ssm0[i] <<- ssm0[i] - res10/10)
sunspot.month.0 <- ts(ssm0, start = 1749, frequency = 12)



cleanEx()
nameEx("sunspot.year")
### * sunspot.year

flush(stderr()); flush(stdout())

### Name: sunspot.year
### Title: Yearly Sunspot Data, 1700-1988
### Aliases: sunspot.year
### Keywords: datasets

### ** Examples

utils::str(sm <- sunspots)# the monthly version we keep unchanged
utils::str(sy <- sunspot.year)
## The common time interval
(t1 <- c(max(start(sm), start(sy)),     1)) # Jan 1749
(t2 <- c(min(  end(sm)[1],end(sy)[1]), 12)) # Dec 1983
s.m <- window(sm, start=t1, end=t2)
s.y <- window(sy, start=t1, end=t2[1]) # {irrelevant warning}
stopifnot(length(s.y) * 12 == length(s.m),
          ## The yearly series *is* close to the averages of the monthly one:
          all.equal(s.y, aggregate(s.m, FUN = mean), tolerance = 0.0020))
## NOTE: Strangely, correctly weighting the number of days per month
##       (using 28.25 for February) is *not* closer than the simple mean:
ndays <- c(31, 28.25, rep(c(31,30, 31,30, 31), 2))
all.equal(s.y, aggregate(s.m, FUN = mean))                     # 0.0013
all.equal(s.y, aggregate(s.m, FUN = weighted.mean, w = ndays)) # 0.0017



cleanEx()
nameEx("sunspots")
### * sunspots

flush(stderr()); flush(stdout())

### Name: sunspots
### Title: Monthly Sunspot Numbers, 1749-1983
### Aliases: sunspots
### Keywords: datasets

### ** Examples

require(graphics)
plot(sunspots, main = "sunspots data", xlab = "Year",
     ylab = "Monthly sunspot numbers")



cleanEx()
nameEx("swiss")
### * swiss

flush(stderr()); flush(stdout())

### Name: swiss
### Title: Swiss Fertility and Socioeconomic Indicators (1888) Data
### Aliases: swiss
### Keywords: datasets

### ** Examples

require(stats); require(graphics)
pairs(swiss, panel = panel.smooth, main = "swiss data",
      col = 3 + (swiss$Catholic > 50))
summary(lm(Fertility ~ . , data = swiss))



cleanEx()
nameEx("trees")
### * trees

flush(stderr()); flush(stdout())

### Name: trees
### Title: Diameter, Height and Volume for Black Cherry Trees
### Aliases: trees
### Keywords: datasets

### ** Examples

require(stats); require(graphics)
pairs(trees, panel = panel.smooth, main = "trees data")
plot(Volume ~ Girth, data = trees, log = "xy")
coplot(log(Volume) ~ log(Girth) | Height, data = trees,
       panel = panel.smooth)
summary(fm1 <- lm(log(Volume) ~ log(Girth), data = trees))
summary(fm2 <- update(fm1, ~ . + log(Height), data = trees))
step(fm2)
## i.e., Volume ~= c * Height * Girth^2  seems reasonable



cleanEx()
nameEx("uspop")
### * uspop

flush(stderr()); flush(stdout())

### Name: uspop
### Title: Populations Recorded by the US Census
### Aliases: uspop
### Keywords: datasets

### ** Examples

require(graphics)
plot(uspop, log = "y", main = "uspop data", xlab = "Year",
     ylab = "U.S. Population (millions)")



cleanEx()
nameEx("volcano")
### * volcano

flush(stderr()); flush(stdout())

### Name: volcano
### Title: Topographic Information on Auckland's Maunga Whau Volcano
### Aliases: volcano
### Keywords: datasets

### ** Examples

require(grDevices); require(graphics)
filled.contour(volcano, color.palette = terrain.colors, asp = 1)
title(main = "volcano data: filled contour map")



cleanEx()
nameEx("warpbreaks")
### * warpbreaks

flush(stderr()); flush(stdout())

### Name: warpbreaks
### Title: The Number of Breaks in Yarn during Weaving
### Aliases: warpbreaks
### Keywords: datasets

### ** Examples

require(stats); require(graphics)
summary(warpbreaks)
opar <- par(mfrow = c(1, 2), oma = c(0, 0, 1.1, 0))
plot(breaks ~ tension, data = warpbreaks, col = "lightgray",
     varwidth = TRUE, subset = wool == "A", main = "Wool A")
plot(breaks ~ tension, data = warpbreaks, col = "lightgray",
     varwidth = TRUE, subset = wool == "B", main = "Wool B")
mtext("warpbreaks data", side = 3, outer = TRUE)
par(opar)
summary(fm1 <- lm(breaks ~ wool*tension, data = warpbreaks))
anova(fm1)



graphics::par(get("par.postscript", pos = 'CheckExEnv'))
cleanEx()
nameEx("women")
### * women

flush(stderr()); flush(stdout())

### Name: women
### Title: Average Heights and Weights for American Women
### Aliases: women
### Keywords: datasets

### ** Examples

require(graphics)
plot(women, xlab = "Height (in)", ylab = "Weight (lb)",
     main = "women data: American women aged 30-39")



cleanEx()
nameEx("zCO2")
### * zCO2

flush(stderr()); flush(stdout())

### Name: CO2
### Title: Carbon Dioxide Uptake in Grass Plants
### Aliases: CO2
### Keywords: datasets

### ** Examples

require(stats); require(graphics)
## Don't show: 
options(show.nls.convergence=FALSE)
## End(Don't show)
coplot(uptake ~ conc | Plant, data = CO2, show.given = FALSE, type = "b")
## fit the data for the first plant
fm1 <- nls(uptake ~ SSasymp(conc, Asym, lrc, c0),
   data = CO2, subset = Plant == "Qn1")
summary(fm1)
## fit each plant separately
fmlist <- list()
for (pp in levels(CO2$Plant)) {
  fmlist[[pp]] <- nls(uptake ~ SSasymp(conc, Asym, lrc, c0),
      data = CO2, subset = Plant == pp)
}
## check the coefficients by plant
print(sapply(fmlist, coef), digits = 3)



### * <FOOTER>
###
cleanEx()
options(digits = 7L)
base::cat("Time elapsed: ", proc.time() - base::get("ptime", pos = 'CheckExEnv'),"\n")
grDevices::dev.off()
###
### Local variables: ***
### mode: outline-minor ***
### outline-regexp: "\\(> \\)?### [*]+" ***
### End: ***
quit('no')
